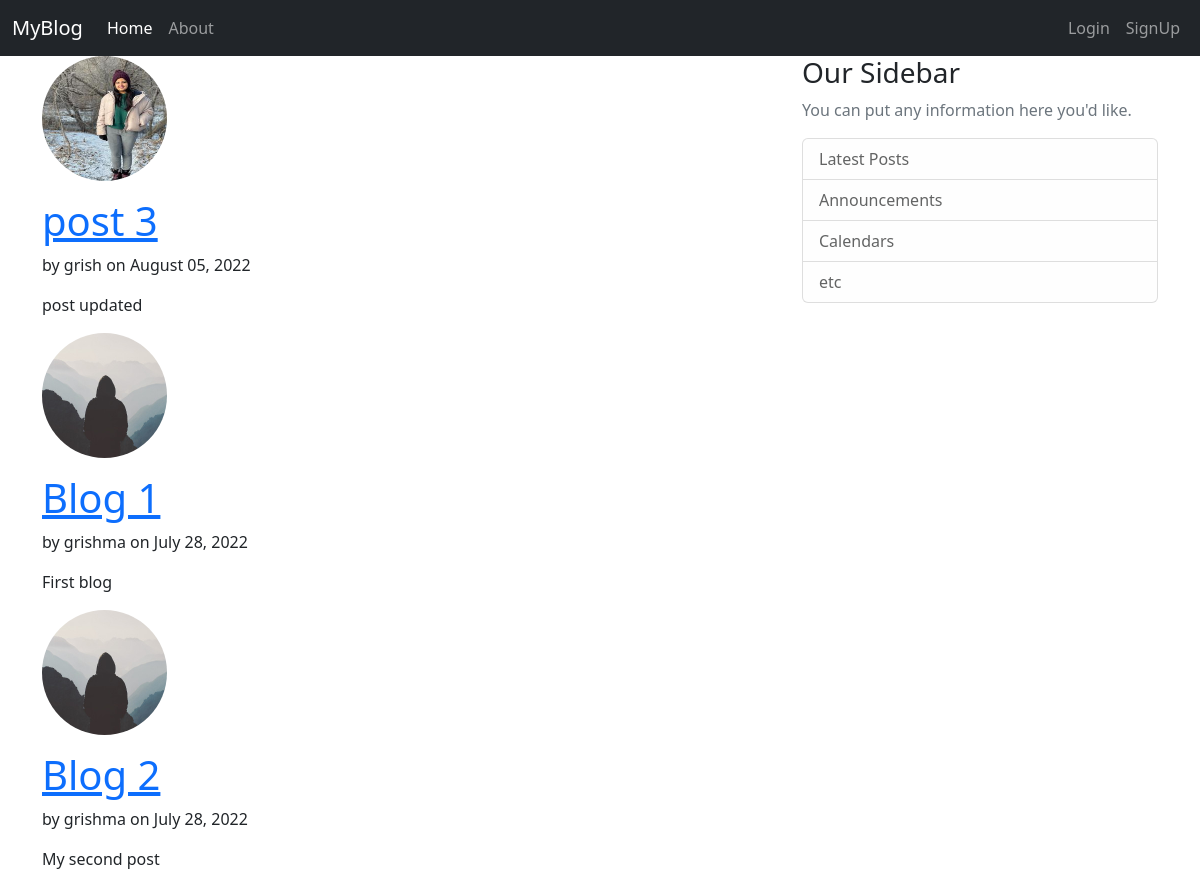
The page / on the database its author committed.
### blog/models.py (models this page shows, shortened)
class Post(models.Model):
    title = models.CharField(max_length=100)
    content = models.TextField()
    date = models.DateField(default= timezone.now)
    author = models.ForeignKey(User, on_delete=models.CASCADE)

### users/models.py (models this page shows, shortened)
class Profile(models.Model):
    user = models.OneToOneField(User, on_delete=models.CASCADE)
    image = models.ImageField(default='default_exAaNPC.jpg', upload_to='profile_pics')

### blog/views.py (the view)
# urls.py: path('', PostListView.as_view(), name='blog-home'),
class PostListView(ListView):
    model = Post
    template_name = 'blog/home.html'
    context_object_name = 'posts'
    ordering = ['-date']

### blog/templates/blog/home.html
{% extends "blog/base.html" %}
{% block content %}
    {% for post in posts %}
        <img class="rounded-circle account-img"src="{{ post.author.profile.image.url }}">
<h1><a href="{% url 'post-detail' post.id %}">{{post.title}}</a></h1>
        <p>by {{post.author}} on {{post.date|date:"F d, Y"}}</p>
        <p>{{post.content}}</p>
    {% endfor %}
{% endblock content %}

### blog/templates/blog/base.html (shortened to what this page needs)
{% load static %}
<html lang="en">
<head>
    <link href="https://cdn.jsdelivr.net/npm/bootstrap@5.2.0/dist/css/bootstrap.min.css" rel="stylesheet">
</head>
<body>
<nav class="navbar navbar-expand-lg navbar-dark bg-dark">
      <div class="container-fluid">
        <a class="navbar-brand" href="{% url 'blog-home' %}">MyBlog</a>
        <div class="collapse navbar-collapse" id="navbarSupportedContent">
          <ul class="navbar-nav me-auto mb-2 mb-lg-0">
            <li class="nav-item">
              <a class="nav-link active" aria-current="page" href="{% url 'blog-home' %}">Home</a>
            </li>
            <li class="nav-item">
              <a class="nav-link" href="{% url 'blog-about' %}">About</a>
            </li>
          </ul>
          <div class="navbar-nav">
              {% if user.is_authenticated %}
                <a class="nav-link nav-item"href="{% url 'post-create' %}" >New Post</a>
               <a class="nav-link nav-item"href="{% url 'profile' %}" >Profile</a>
                 <a class="nav-link nav-item"href="{% url 'logout' %}" >Logout</a>
              {% else %}
                 <a class="nav-link nav-item"href="{% url 'login' %}" >Login</a>
                <a class="nav-link nav-item" href="{% url 'register' %}">SignUp</a>
              {% endif %}
          </div>
        </div>
      </div>
</nav>
    <main role="main" class="container">
      <div class="row">
        <div class="col-md-8">
          {% block content %}{% endblock %}
        </div>
        <div class="col-md-4">
          <div class="content-section">
            <h3>Our Sidebar</h3>
            <p class='text-muted'>You can put any information here you'd like.
              <ul class="list-group">
                <li class="list-group-item list-group-item-light">Latest Posts</li>
                <li class="list-group-item list-group-item-light">Announcements</li>
                <li class="list-group-item list-group-item-light">Calendars</li>
                <li class="list-group-item list-group-item-light">etc</li>
              </ul>
            </p>
          </div>
        </div>
      </div>
    </main>
</body>
</html>

### blog/templates/blog/base.html (style rules this page uses)
.account-img { height: 125px; width: 125px; margin-right: 20px; margin-bottom: 16px; }

### rows shown on the page
Post: author.profile.image (picture), title "post 3", author "grish", date "August 05, 2022", content "post updated"
Post: author.profile.image (placeholder picture), title "Blog 1", author "grishma", date "July 28, 2022", content "First blog"
Post: author.profile.image (placeholder picture), title "Blog 2", author "grishma", date "July 28, 2022", content "My second post"
